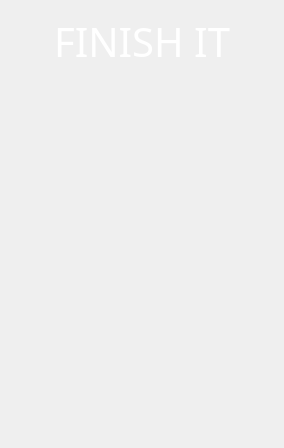
            <widget class="QWidget" name="panel_container" native="true">
             <property name="styleSheet">
              <string notr="true">color:black;

</string>
             </property>
             <layout class="QVBoxLayout" name="verticalLayout_12">
              <property name="spacing">
               <number>10</number>
              </property>
              <property name="leftMargin">
               <number>50</number>
              </property>
              <property name="topMargin">
               <number>10</number>
              </property>
              <property name="rightMargin">
               <number>50</number>
              </property>
              <property name="bottomMargin">
               <number>10</number>
              </property>
              <item>
               <widget class="QPushButton" name="logo_btn">
                <property name="enabled">
                 <bool>true</bool>
                </property>
                <property name="font">
                 <font>
                  <family>Akhand-Black</family>
                  <pointsize>30</pointsize>
                 </font>
                </property>
                <property name="toolTip">
                 <string>FINSH IT</string>
                </property>
                <property name="styleSheet">
                 <string notr="true">color:white;</string>
                </property>
                <property name="text">
                 <string>FINISH IT</string>
                </property>
                <property name="flat">
                 <bool>true</bool>
                </property>
               </widget>
              </item>
              <item>
               <widget class="QPushButton" name="home_btn">
                <property name="font">
                 <font>
                  <family>Akhand-Black</family>
                  <pointsize>30</pointsize>
                 </font>
                </property>
                <property name="toolTip">
                 <string>HOME</string>
                </property>
                <property name="styleSheet">
                 <string notr="true">QPushButton:hover{
	border: 2px solid ;
    border-radius: 20px;
	border-color: #77a0d9;
	padding-top:5px;
	padding-bottom:5px;
	background-color: #5682bf;
}</string>
                </property>
                <property name="text">
                 <string/>
                </property>
                <property name="icon">
                 <iconset resource="Style.qrc">
                  <normaloff>:/icon/Icon/home_white.png</normaloff>:/icon/Icon/home_white.png</iconset>
                </property>
                <property name="iconSize">
                 <size>
                  <width>75</width>
                  <height>75</height>
                 </size>
                </property>
                <property name="flat">
                 <bool>true</bool>
                </property>
               </widget>
              </item>
              <item>
               <widget class="QPushButton" name="calendar_btn">
                <property name="font">
                 <font>
                  <family>Akhand-Black</family>
                  <pointsize>30</pointsize>
                 </font>
                </property>
                <property name="toolTip">
                 <string>CALENDAR</string>
                </property>
                <property name="styleSheet">
                 <string notr="true">QPushButton:hover{
	border: 2px solid ;
    border-radius: 20px;
	border-color: #77a0d9;
	padding-top:5px;
	padding-bottom:5px;
	background-color: #5682bf;
}</string>
                </property>
                <property name="text">
                 <string/>
                </property>
                <property name="icon">
                 <iconset resource="Style.qrc">
                  <normaloff>:/icon/Icon/calendar_white.png</normaloff>:/icon/Icon/calendar_white.png</iconset>
                </property>
                <property name="iconSize">
                 <size>
                  <width>75</width>
                  <height>75</height>
                 </size>
                </property>
                <property name="flat">
                 <bool>true</bool>
                </property>
               </widget>
              </item>
              <item>
               <widget class="QPushButton" name="about_btn">
                <property name="font">
                 <font>
                  <family>Akhand-Black</family>
                  <pointsize>30</pointsize>
                 </font>
                </property>
                <property name="toolTip">
                 <string>ABOUT US</string>
                </property>
                <property name="styleSheet">
                 <string notr="true">QPushButton:hover{
	border: 2px solid ;
    border-radius: 20px;
	border-color: #77a0d9;
	padding-top:5px;
	padding-bottom:5px;
	background-color: #5682bf;
}</string>
                </property>
                <property name="text">
                 <string/>
                </property>
                <property name="icon">
                 <iconset resource="Style.qrc">
                  <normaloff>:/icon/Icon/about_white.png</normaloff>:/icon/Icon/about_white.png</iconset>
                </property>
                <property name="iconSize">
                 <size>
                  <width>75</width>
                  <height>75</height>
                 </size>
                </property>
                <property name="flat">
                 <bool>true</bool>
                </property>
               </widget>
              </item>
              <item>
               <widget class="QPushButton" name="logout_btn">
                <property name="font">
                 <font>
                  <family>Akhand-Black</family>
                  <pointsize>30</pointsize>
                 </font>
                </property>
                <property name="toolTip">
                 <string>LOG OUT</string>
                </property>
                <property name="styleSheet">
                 <string notr="true">QPushButton:hover{
	border: 2px solid ;
    border-radius: 20px;
	border-color: #77a0d9;
	padding-top:5px;
	padding-bottom:5px;
	background-color: #5682bf;
}</string>
                </property>
                <property name="text">
                 <string/>
                </property>
                <property name="icon">
                 <iconset resource="Style.qrc">
                  <normaloff>:/icon/Icon/log-out_white.png</normaloff>:/icon/Icon/log-out_white.png</iconset>
                </property>
                <property name="iconSize">
                 <size>
                  <width>75</width>
                  <height>75</height>
                 </size>
                </property>
                <property name="flat">
                 <bool>true</bool>
                </property>
               </widget>
              </item>
              <item>
               <widget class="QPushButton" name="exit_btn">
                <property name="font">
                 <font>
                  <family>Akhand-Black</family>
                  <pointsize>30</pointsize>
                 </font>
                </property>
                <property name="toolTip">
                 <string>EXIT</string>
                </property>
                <property name="styleSheet">
                 <string notr="true">QPushButton:hover{
	border: 2px solid ;
    border-radius: 20px;
	border-color: #77a0d9;
	padding-top:5px;
	padding-bottom:5px;
	background-color: #5682bf;
}</string>
                </property>
                <property name="text">
                 <string/>
                </property>
                <property name="icon">
                 <iconset resource="Style.qrc">
                  <normaloff>:/icon/Icon/exit_white.png</normaloff>:/icon/Icon/exit_white.png</iconset>
                </property>
                <property name="iconSize">
                 <size>
                  <width>75</width>
                  <height>75</height>
                 </size>
                </property>
                <property name="flat">
                 <bool>true</bool>
                </property>
               </widget>
              </item>
             </layout>
            </widget>
